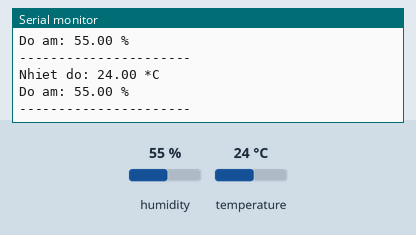
Simulated run of this sketch. Board: ESP32. Parts: the last lines printed to the serial monitor. Inputs (shaded band) come from the test bench; at power-on: humidity 55 %, temperature 24 °C.

Above: at 2.8 s.
2.9 s: humidity set to 22 %
At 5.0 s:
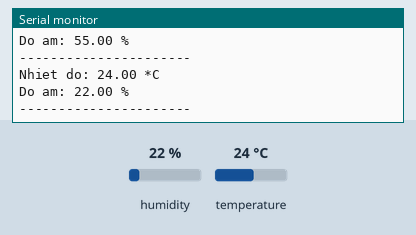
5.6 s: temperature set to 12 °C
At 7.4 s:
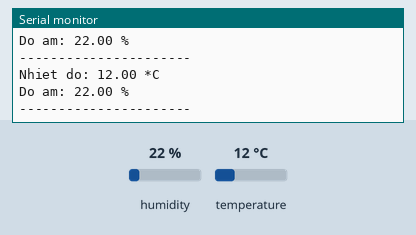
8.3 s: humidity set to 40 %
At 11.0 s:
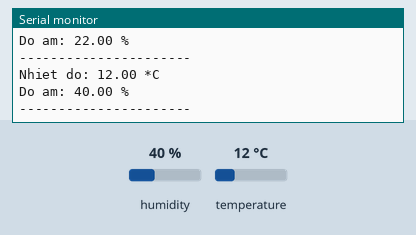
Timing chart, 0 to 12.5 s (numbered marks = the images above; inputs shaded):
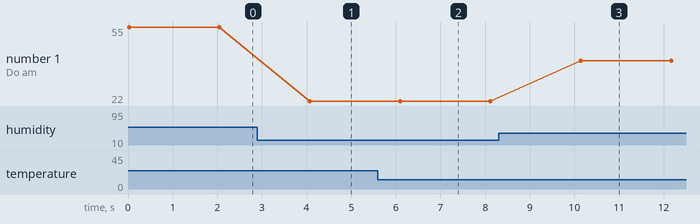

Measured:
- after the input at 2.9 s, the serial monitor: prints a new line after 1.2 s (image 1)
- after the input at 5.6 s, the serial monitor: prints a new line after 0.49 s (image 2)
- after the input at 8.3 s, the serial monitor: prints a new line after 1.8 s (image 3)
- plotted number 1: 55 → 22 after the input at 2.9 s, 22 → 40 after the input at 8.3 s

The sketch:

cambiennhietdo.ino
```cpp
#include <dummy.h>


#include "DHT.h"

// Khai bao chan ket noi
#define DHTPIN 33
#define DHTTYPE DHT11

// Khoi tao cam bien
DHT dht(DHTPIN, DHTTYPE);

void setup() {
  // Khoi tao Serial
  Serial.begin(115200);

  // Khoi dong cam bien DHT11
  dht.begin();

  Serial.println("ESP32 + DHT11");
  Serial.println("Dang doc nhiet do va do am...");
}

void loop() {
  // Doc do am (%)
  float humidity = dht.readHumidity();

  // Doc nhiet do (do C)
  float temperature = dht.readTemperature();

  // Kiem tra loi doc cam bien
  if (isnan(humidity) || isnan(temperature)) {
    Serial.println("Loi: Khong doc duoc DHT11!");
    delay(2000);
    return;
  }

  // Hien thi ket qua
  Serial.print("Nhiet do: ");
  Serial.print(temperature);
  Serial.println(" *C");

  Serial.print("Do am: ");
  Serial.print(humidity);
  Serial.println(" %");

  Serial.println("----------------------");

  // Cho 2 giay truoc khi doc tiep
  delay(2000);
}
```
